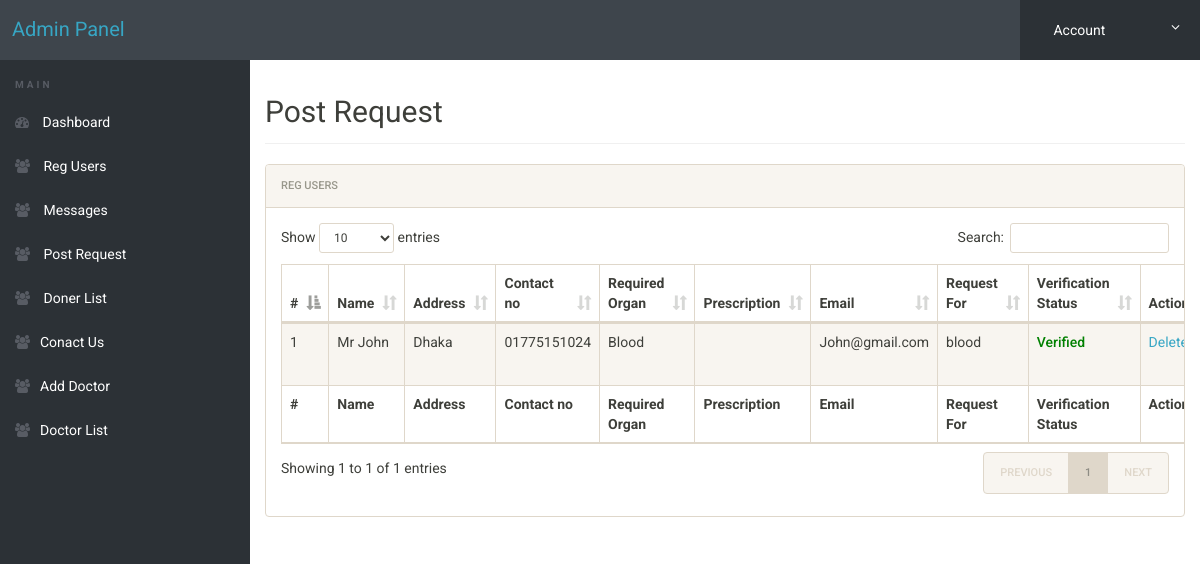
Page /admin/post-request.php (signed in) on the earlier database version.
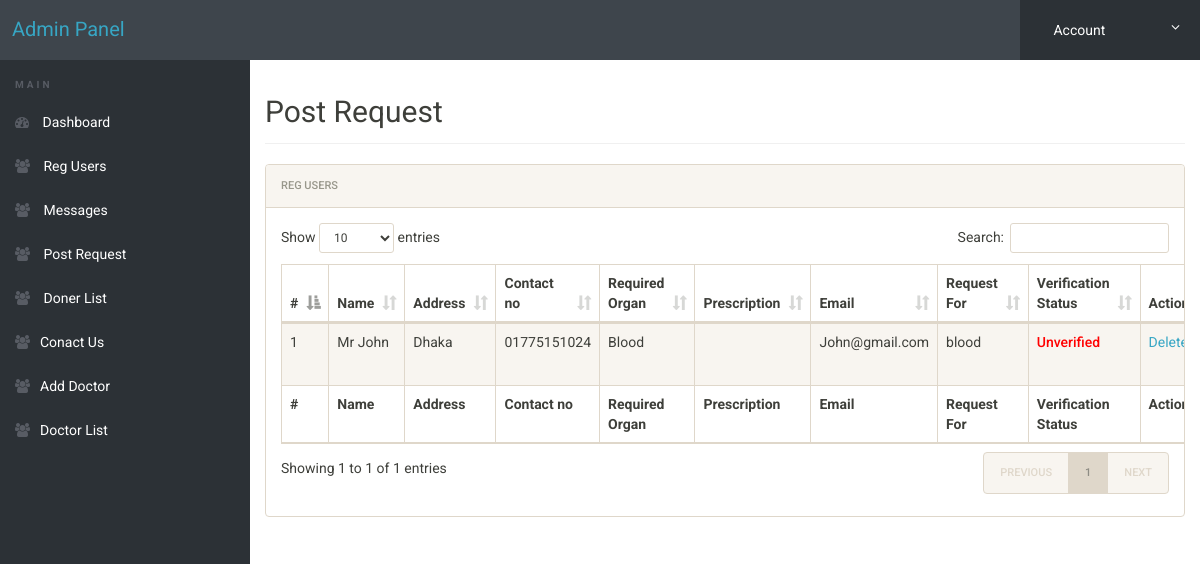
Same page on the later database version.
### tables this page shows
CREATE TABLE IF NOT EXISTS `post_request` (
  `id` int(10) NOT NULL AUTO_INCREMENT,
  `patientName` varchar(100) NOT NULL,
  `address` varchar(255) NOT NULL,
  `phone` varchar(30) NOT NULL,
  `requiredorgan` varchar(100) NOT NULL,
  `prescription` varchar(255) NOT NULL,
  `email` varchar(30) NOT NULL,
  `donate_user` varchar(100) NOT NULL,
  `action` int(11) NOT NULL DEFAULT 0,
  PRIMARY KEY (`id`)
);

### admin/post-request.php (the view, shortened to what this page needs)
<!doctype html>
<html lang="en" class="no-js">
<head>
	<link rel="stylesheet" href="css/font-awesome.min.css">
	<link rel="stylesheet" href="css/bootstrap.min.css">
	<link rel="stylesheet" href="css/dataTables.bootstrap.min.css">
	<link rel="stylesheet" href="css/bootstrap-social.css">
	<link rel="stylesheet" href="css/bootstrap-select.css">
	<link rel="stylesheet" href="css/fileinput.min.css">
	<link rel="stylesheet" href="css/awesome-bootstrap-checkbox.css">
	<link rel="stylesheet" href="css/style.css">
</head>
<body>
	<?php include('includes/header.php');?>
	<div class="ts-main-content">
		<?php include('includes/leftbar.php');?>
		<div class="content-wrapper">
			<div class="container-fluid">
				<div class="row">
					<div class="col-md-12">
						<h2 class="page-title">Post Request</h2>
						<div class="panel panel-default">
							<div class="panel-heading">Reg Users</div>
							<div class="panel-body">
								<table id="zctb" class="display table table-striped table-bordered table-hover" cellspacing="0" width="100%">
									<thead>
										<tr>
											<th>#</th>
											<th> Name</th>
											<th>Address </th>
											<th>Contact no</th>
											<th>Required Organ</th>
											<th>Prescription</th>
											<th>Email</th>
											<th>Request For</th>
											<th>Verification Status</th>
											<th>Action</th>
										</tr>
									</thead>
									<tfoot>
										<tr>
											<th>#</th>
											<th> Name</th>
											<th>Address </th>
											<th>Contact no</th>
											<th>Required Organ</th>
											<th>Prescription</th>
											<th>Email</th>
											<th>Request For</th>
											<th>Verification Status</th>
											<th>Action</th>
										</tr>
									</tfoot>
									<tbody>
<?php
    $query = "SELECT * FROM post_request";
	$result= mysqli_query($connect, $query);
foreach($result as $data)
{
?>
										<tr>
											<td> <?php echo $data['id']?></td>
											<td><?php echo $data['patientName']?></td>
											<td><?php echo $data['address']?></td>
											<td><?php echo $data['phone']?></td>
											<td><?php echo $data['requiredorgan']?></td>
											<td><img class='urprescription' src="../prescription_photo/<?php echo $data['prescription']?>" alt=""></td>
											<td><?php echo $data['email']?></td>
											<td><?php echo $data['donate_user']?></td>
											<td>
											<?php
$did = $data['id'];
											if($data['action'] == 1):
											?>	<p class="verify">Verified</p>
											<?php else:?>
											 <p class="unverify">Unverified</p></td>
											<?php endif;?>
											<td><a href="post-request.php?did=<?php echo $did?>">Delete</a></td>
										</tr>
<?php }?>
									</tbody>
								</table>
							</div>
						</div>
					</div>
				</div>
			</div>
		</div>
	</div>
</body>
</html>

Differences in the rows shown:
changed post_request "Mr John": action "Verified" → "Unverified"
